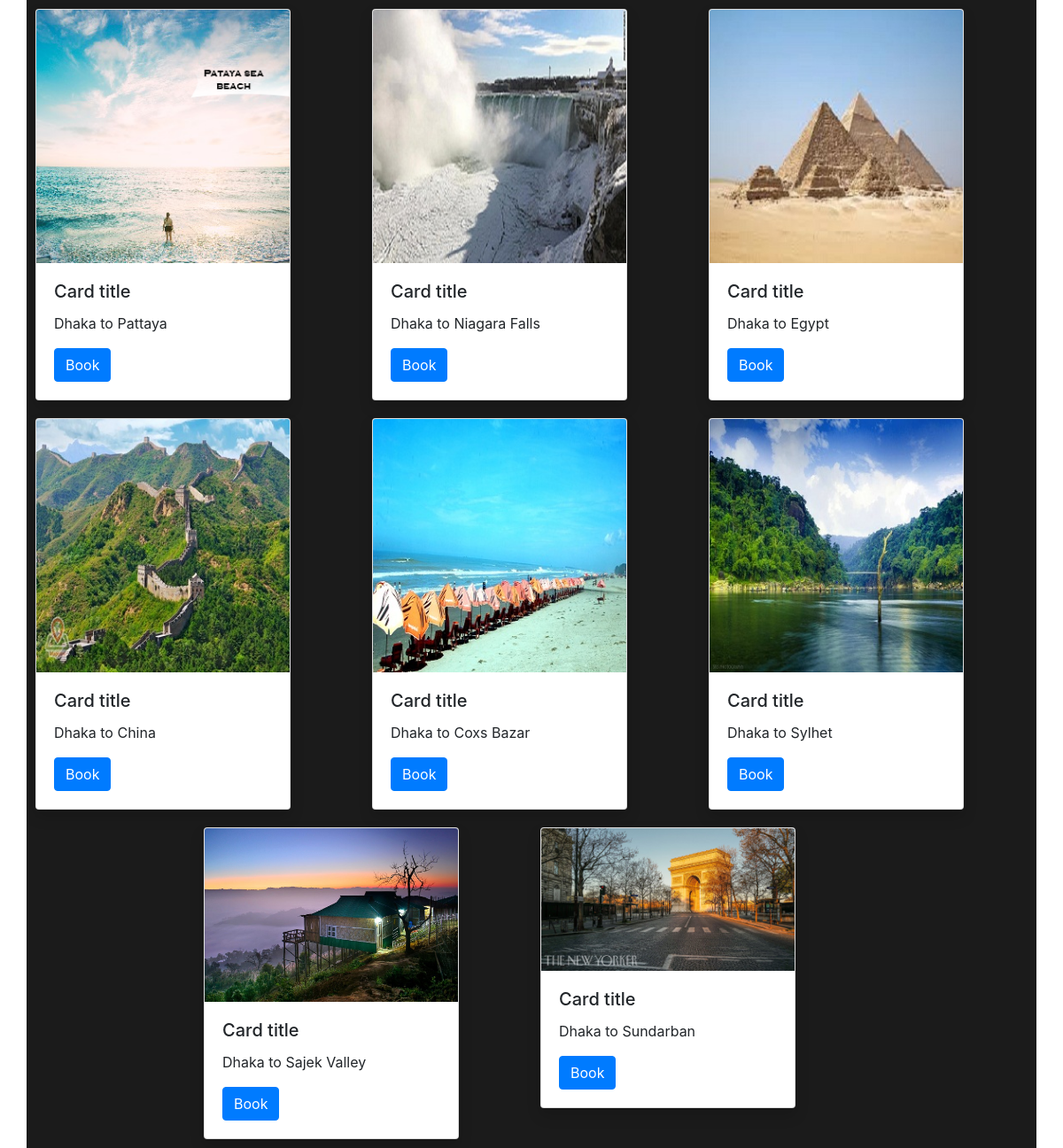
The app's page /cardstyle.php with its own data.
### tables this page shows
CREATE TABLE `package` (
  `Pa_ID` int(11) NOT NULL,
  `Pa_Name` varchar(20) NOT NULL,
  `Co_ID` int(11) NOT NULL,
  `Pa_Img` text NOT NULL,
  `Pa_Start` varchar(20) NOT NULL,
  `Pa_Destination` varchar(30) NOT NULL,
  `Pa_Price_Adult` int(11) NOT NULL,
  `Pa_Price_Child` int(11) NOT NULL,
  `T_ID` int(11) NOT NULL,
  `Seat_Left` int(11) NOT NULL,
  `Pa_Desc` text NOT NULL,
  `Pa_Visibility` tinyint(1) NOT NULL
);

### cardstyle.php (the view, shortened to what this page needs)
<!DOCTYPE html>
<html lang="en">
  <head>
    <link rel="stylesheet" type="text/css" href="style.css" media="all" />
    <link
      rel="stylesheet"
      href="https://stackpath.bootstrapcdn.com/bootstrap/4.4.1/css/bootstrap.min.css"
    />
  </head>
  <body>
    <div class="container" id ="123">
        <div class="row justify-content-center" id ="124">
            <?php
            require "dbh.php";
            $i = 1;
            $sql = "select Pa_Img, Pa_Start, Pa_Destination from package;";
            $result = mysqli_query($conn, $sql);
            while ($row = mysqli_fetch_assoc($result))
            {
                ?>
                <div class="col-md-4" id ="125" >
                    <div class="card shadow" id ="126" style="width: 18rem;">
                        <img src="<?php echo $row['Pa_Img'];?>" class="card-img-top" alt="..." />
                        <?php $pID              = 2000 + $i;?>
                            <div class="card-body">
                                <h5 class="card-title">Card title</h5>
                                <p class="card-text">
                                <?php echo $row['Pa_Start'] . " to " . $row['Pa_Destination'];?>
                                </p>
                                <a href="bookn.php?name=<?=$pID;?>" class="btn btn-primary">Book</a>
                            </div>
                    </div>
                </div>
                <?php
                $i++;
            }
            ?>
        </div>
    </div>
  </body>
</html>

### style.css (style rules this page uses)
ul, li, body { margin: 0; padding: 0; }
a { text-decoration: none; }
body { font-family: "Fjalla One", sans-serif; }
* { margin: 0; padding: 0; }
body, html { height: 100%; margin: 0; }
.col-md-4 { padding: 10px; }
.container { width: 80%; margin: 0 auto; background: rgb(27, 27, 27); }
* { box-sizing: border-box; margin: 0; padding: 0; }
* { box-sizing: border-box; }
.row::after { content: ""; clear: both; align-items: center; display: table; }
body { margin: 0; padding: 0; font-family: sans-serif; height: 100%; background-position: center; background-repeat: no-repeat; background-size: cover; }

### cardstyle.php (style rules this page uses)
.col-md-4 { padding: 10px; }

### records on screen
package: Pa_Img (picture), Pa_Start "Dhaka", Pa_Destination "Pattaya"
package: Pa_Img (picture), Pa_Start "Dhaka", Pa_Destination "Niagara Falls"
package: Pa_Img (picture), Pa_Start "Dhaka", Pa_Destination "Egypt"
package: Pa_Img (picture), Pa_Start "Dhaka", Pa_Destination "China"
package: Pa_Img (picture), Pa_Start "Dhaka", Pa_Destination "Coxs Bazar"
package: Pa_Img (picture), Pa_Start "Dhaka", Pa_Destination "Sylhet"
package: Pa_Img (picture), Pa_Start "Dhaka", Pa_Destination "Sajek Valley"
package: Pa_Img (placeholder picture), Pa_Start "Dhaka", Pa_Destination "Sundarban"
